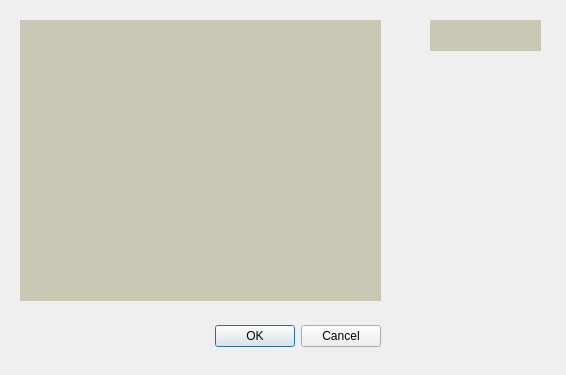
<?xml version="1.0" encoding="UTF-8"?>
<ui version="4.0">
 <class>ObjectDialog</class>
 <widget class="QDialog" name="ObjectDialog">
  <property name="geometry">
   <rect>
    <x>0</x>
    <y>0</y>
    <width>566</width>
    <height>375</height>
   </rect>
  </property>
  <property name="windowTitle">
   <string>Dialog</string>
  </property>
  <widget class="QDialogButtonBox" name="buttonBox">
   <property name="geometry">
    <rect>
     <x>40</x>
     <y>320</y>
     <width>341</width>
     <height>32</height>
    </rect>
   </property>
   <property name="orientation">
    <enum>Qt::Horizontal</enum>
   </property>
   <property name="standardButtons">
    <set>QDialogButtonBox::Cancel|QDialogButtonBox::Ok</set>
   </property>
  </widget>
  <widget class="QWidget" name="layoutWidget">
   <property name="geometry">
    <rect>
     <x>20</x>
     <y>20</y>
     <width>361</width>
     <height>281</height>
    </rect>
   </property>
   <layout class="QGridLayout" name="gridLayout">
    <property name="spacing">
     <number>10</number>
    </property>
    <item row="0" column="0">
     <widget class="mouse_position" name="object_1">
      <property name="styleSheet">
       <string notr="true">background-color: rgb(200, 200, 180);</string>
      </property>
      <property name="text">
       <string/>
      </property>
      <property name="alignment">
       <set>Qt::AlignCenter</set>
      </property>
     </widget>
    </item>
   </layout>
  </widget>
  <widget class="QLabel" name="coordinates">
   <property name="geometry">
    <rect>
     <x>430</x>
     <y>20</y>
     <width>111</width>
     <height>31</height>
    </rect>
   </property>
   <property name="styleSheet">
    <string notr="true">background-color: rgb(200, 200, 180);</string>
   </property>
   <property name="text">
    <string/>
   </property>
  </widget>
  <zorder>layoutWidget</zorder>
  <zorder>buttonBox</zorder>
  <zorder>coordinates</zorder>
 </widget>
 <customwidgets>
  <customwidget>
   <class>mouse_position</class>
   <extends>QLabel</extends>
   <header location="global">mouse_position.h</header>
  </customwidget>
 </customwidgets>
 <resources/>
 <connections>
  <connection>
   <sender>buttonBox</sender>
   <signal>accepted()</signal>
   <receiver>ObjectDialog</receiver>
   <slot>accept()</slot>
   <hints>
    <hint type="sourcelabel">
     <x>248</x>
     <y>254</y>
    </hint>
    <hint type="destinationlabel">
     <x>157</x>
     <y>274</y>
    </hint>
   </hints>
  </connection>
  <connection>
   <sender>buttonBox</sender>
   <signal>rejected()</signal>
   <receiver>ObjectDialog</receiver>
   <slot>reject()</slot>
   <hints>
    <hint type="sourcelabel">
     <x>316</x>
     <y>260</y>
    </hint>
    <hint type="destinationlabel">
     <x>286</x>
     <y>274</y>
    </hint>
   </hints>
  </connection>
 </connections>
</ui>
